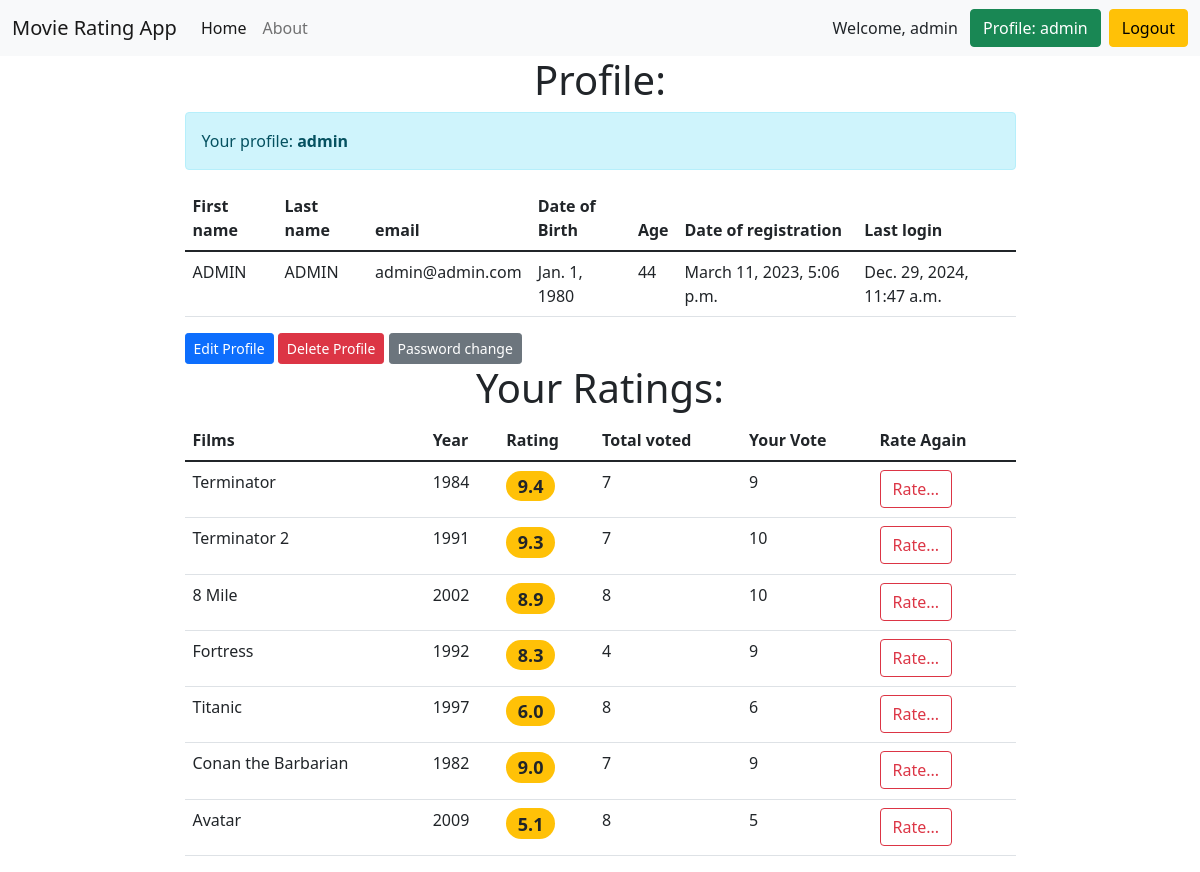
The page /users/profile/ (signed in) on the database its author committed.
### accounts/models.py (models this page shows)
class User(AbstractUser):
    email = models.EmailField(unique=True, verbose_name='email')
    date_of_birth = models.DateField(blank=True, null=True, verbose_name='date of birth')
    def age(self):
        if self.date_of_birth:
            return int((datetime.date.today() - self.date_of_birth).days / 365.25)
        else:
            return None

### movie_rating/models.py (models this page shows, shortened)
class Movie(models.Model):
    title = models.CharField(max_length=55, unique=True)
    slug = models.SlugField(unique=True)
    description = models.TextField()
    year = models.PositiveSmallIntegerField()
    country = models.CharField(max_length=20)
    is_active = models.BooleanField(default=True)
    def get_absolute_url(self):
        return reverse('detail', kwargs={'slug': self.slug})
    class Meta:
        ordering = ['title']

### accounts/views.py (the view)
# urls.py: path('profile/', profile, name='profile'),
@login_required
def profile(request):
    user_ratings = Rating.objects.filter(user=request.user)
    ratings_data = []
    for rating in user_ratings:
        movie = rating.movie
        average_rating = Rating.objects.filter(movie=movie, is_active=True).aggregate(Avg('rating'))['rating__avg']
        total_votes = Rating.objects.filter(movie=movie, is_active=True).aggregate(Count('rating'))['rating__count']
        ratings_data.append({
            'movie': movie,
            'rating': rating.rating,
            'average_rating': average_rating or 0,
            'total_votes': total_votes or 0,
        })
    return render(request, 'accounts/profile.html', {'ratings_data': ratings_data})

### accounts/templates/accounts/profile.html (shortened to what this page needs)
{% extends 'base.html' %}
{% block content %}
<h1 class="text-center">Profile:</h1>
<div class="alert alert-info" role="alert">Your profile: <b>{{ user.username }}</b></div>
<table class="table">
    <thead>
    <tr>
        <th scope="col">First name</th>
        <th scope="col">Last name</th>
        <th scope="col">email</th>
        <th scope="col">Date of Birth</th>
        <th scope="col">Age</th>
        <th scope="col">Date of registration</th>
        <th scope="col">Last login</th>
    </tr>
    </thead>
    <tbody>
    <tr>
        <td>{{ user.first_name }}</td>
        <td>{{ user.last_name }}</td>
        <td>{{ user.email }}</td>
        <td>{{ user.date_of_birth }}</td>
        <td>{{ user.age }}</td>
        <td>{{ user.date_joined }}</td>
        <td>{{ user.last_login }}</td>
    </tr>
    </tbody>
</table>
<a href="{% url 'accounts:edit_user' pk=user.id %}" class="btn btn-primary btn-sm">Edit Profile</a>
<a href="{% url 'accounts:delete_user' pk=user.id %}" class="btn btn-danger btn-sm">Delete Profile</a>
<a href="{% url 'accounts:password_change' %}" class="btn btn-secondary btn-sm">Password change</a>
<br>
<h1 class="text-center">Your Ratings:</h1>
{% if ratings_data %}
<table class="table table-hover">
    <thead>
    <tr>
        <th scope="col">Films</th>
        <th scope="col">Year</th>
        <th scope="col">Rating</th>
        <th scope="col">Total voted</th>
        <th scope="col">Your Vote</th>
        <th scope="col">Rate Again</th>
    </tr>
    </thead>
    <tbody>
    {% for rating_data in ratings_data %}
    <tr>
        <td>{{ rating_data.movie.title }}</td>
        <td>{{ rating_data.movie.year }}</td>
        <td>
            <h4><span class="badge rounded-pill bg-warning text-dark">
                {{ rating_data.average_rating|floatformat:1 }}
              </span></h4>
        </td>
        <td>{{ rating_data.total_votes }}</td>
        <td>{{ rating_data.rating }}</td>
        <td><a href="{{ rating_data.movie.get_absolute_url }}" class="btn btn-outline-danger">Rate...</a></td>
    </tr>
    {% endfor %}
    </tbody>
</table>
{% else %}
<p>You haven't rated any movies yet.</p>
{% endif %}
{% endblock %}

### templates/base.html (shortened to what this page needs)
<!DOCTYPE html>
<html lang="en">
<head>
    <link href="https://cdn.jsdelivr.net/npm/bootstrap@5.1.3/dist/css/bootstrap.min.css" rel="stylesheet"
>
</head>
<body>
<nav class="navbar navbar-expand-lg navbar-light bg-light">
    <div class="container-fluid">
        <a class="navbar-brand" href="{% url 'home' %}">Movie Rating App</a>
        <div class="collapse navbar-collapse" id="navbarNavAltMarkup">
            <div class="navbar-nav">
                <a class="nav-link active" aria-current="page" href="{% url 'home' %}">Home</a>
                <a class="nav-link" href="{% url 'about' %}">About</a>
            </div>
        </div>
        {% if request.user.is_authenticated %}
        Welcome, {{ user.username }}
        &ensp;<a class="btn btn-success" href="{% url 'accounts:profile' %}" type="submit">Profile: {{ user.username }}</a>
        &ensp;<a class="btn btn-warning" href="{% url 'accounts:logout' %}" type="submit">Logout</a>
        {% else %}
        <a class="btn btn-warning" href="{% url 'accounts:login' %}" type="submit">Login</a>&ensp;
        <a class="btn btn-danger" href="{% url 'accounts:register' %}" type="submit">Sign Up</a>
        {% endif %}
    </div>
</nav>
<div class="container">
    <div class="row">
        <div class="col-md-9 m-auto">
            {% block content %}
            {% endblock %}
        </div>
    </div>
</div>
</body>
</html>

### rows shown on the page
User: username "admin", first_name "ADMIN", last_name "ADMIN", email "admin@admin.com", date_of_birth "Jan. 1, 1980", age "44", date_joined "March 11, 2023, 5:06 p.m.", last_login "Dec. 29, 2024, 11:47 a.m."
Movie: movie "Terminator", movie.year "1984", average_rating "9.4", total_votes "7", rating "9"
Movie: movie "Terminator 2", movie.year "1991", average_rating "9.3", total_votes "7", rating "10"
Movie: movie "8 Mile", movie.year "2002", average_rating "8.9", total_votes "8", rating "10"
Movie: movie "Fortress", movie.year "1992", average_rating "8.3", total_votes "4", rating "9"
Movie: movie "Titanic", movie.year "1997", average_rating "6.0", total_votes "8", rating "6"
Movie: movie "Conan the Barbarian", movie.year "1982", average_rating "9.0", total_votes "7", rating "9"
Movie: movie "Avatar", movie.year "2009", average_rating "5.1", total_votes "8", rating "5"
